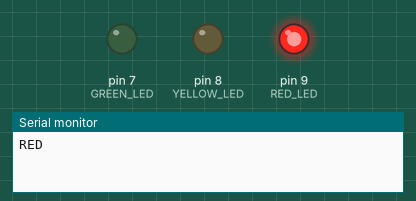
Simulated run of this sketch. Board: Arduino Uno, built with avr-gcc and run on an emulated ATmega328P. Shown: output pins drawn as LEDs (lit = HIGH), the last lines printed to the serial monitor.

Above: at 0.5 s.
At 1.5 s:
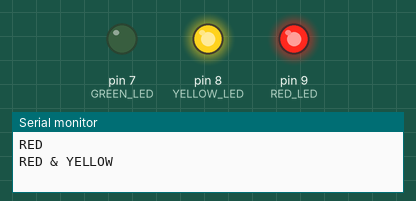
At 3.5 s:
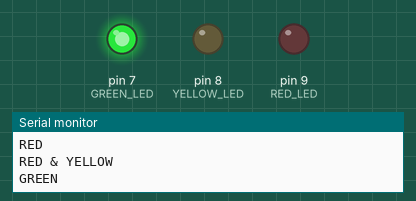
Timing chart, 0 to 6.5 s (numbered marks = the images above):
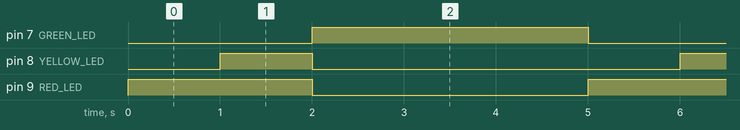

The sketch:

ex2_traffic_light.ino
```cpp
int RED_LED = 9;
int YELLOW_LED = 8;
int GREEN_LED = 7;

void setup()
{
  Serial.begin(9600);
  pinMode(RED_LED,OUTPUT);
  pinMode(YELLOW_LED,OUTPUT);
  pinMode(GREEN_LED,OUTPUT);
}

void loop()
{
 digitalWrite(GREEN_LED,0);
 digitalWrite(RED_LED,1);
 Serial.println("RED");
 delay(1000);
 digitalWrite(YELLOW_LED,1);
 Serial.println("RED & YELLOW");
 delay(1000);
 digitalWrite(RED_LED,0);
 digitalWrite(YELLOW_LED,0);
 digitalWrite(GREEN_LED,1);
 Serial.println("GREEN");
 delay(3000);
 }
```

Measured:
- by itself, pin 7 (GREEN_LED): alternates HIGH for 3.0 s and LOW for 2.0 s
- by itself, pin 8 (YELLOW_LED): alternates HIGH for 1.0 s and LOW for 4.0 s
- by itself, pin 9 (RED_LED): alternates HIGH for 2.0 s and LOW for 3.0 s
